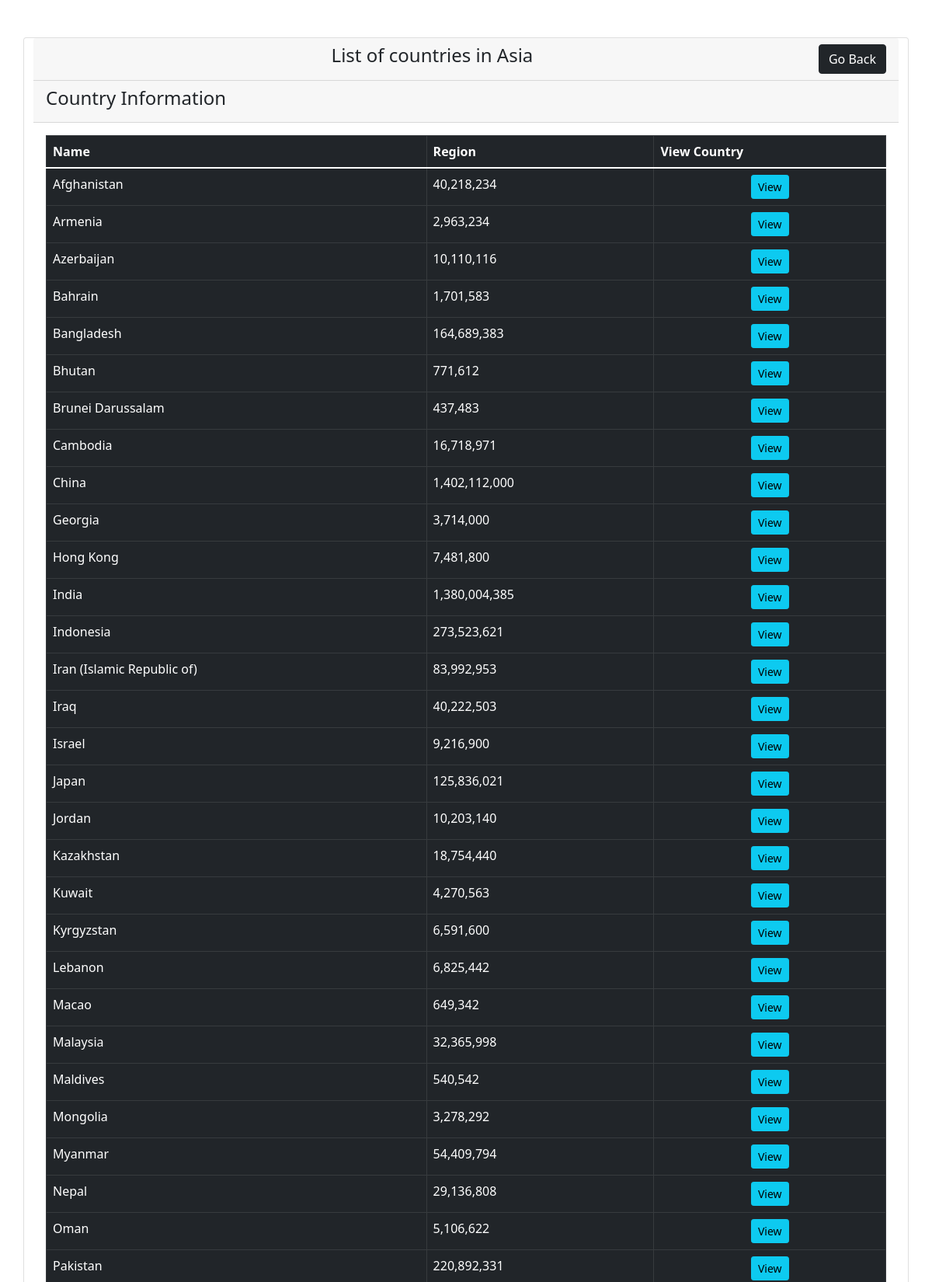
Page /view_region.php?region=Asia (upper part) on the committed database.
### tables this page shows
CREATE TABLE `countries` (
  `country_id` int(11) NOT NULL,
  `name` varchar(255) NOT NULL,
  `region` varchar(255) NOT NULL,
  `population` varchar(255) NOT NULL,
  `country_comment_count` int(11) NOT NULL,
  `favorites` int(11) NOT NULL
);

### view_region.php (the view)
<?php
include "includes/header.php";
include "dbcon.php";
?>
<?php
if(isset($_GET['region'])) {
    $the_country_region = mysqli_real_escape_string($connect, $_GET['region']);
}
?>
<div class="container mt-5">
    <div class="row">
        <div class="card">
            <div class="card-header">
                <h4 class="text-center"> List of countries in <?php echo $the_country_region; ?>
                    <a href="homepage.php" class="btn btn-dark float-end">Go Back</a>
                </h4>
            </div>
            <div class="card-header">
                <h4>
                    Country Information
                </h4>
            </div>
            <div class="card-body">
                <table class="table table-bordered table-dark">
                    <thead>
                        <tr>
                            <th>Name</th>
                            <th>Region</th>
                            <th>View Country</th>
                        </tr>
                    </thead>
                    <tbody>
                        <?php
                        $query = "SELECT * FROM countries WHERE region = '$the_country_region'";
                        $select_countries = mysqli_query($connect, $query);
                        while($row = mysqli_fetch_assoc($select_countries)) {
                            $country_id = $row['country_id'];
                            $country_name = $row['name'];
                            $country_population = $row['population'];
                            $format = number_format($country_population);
                            echo "<tr>";
                            echo "<td>{$country_name}</td>";
                            echo "<td>{$format}</td>";
                            echo "<td class='col text-center'><a href='view_country.php?country_id={$country_id}'class='btn btn-info btn-sm'>View</a></td>";
                            echo "</tr>";
                        }
                        ?>
                    </tbody>
                </table>
            </div>
        </div>
    </div>
</div>
<?php
include "includes/footer.php";
?>

### includes/header.php (shortened to what this page needs)
<!doctype html>
<html lang="en">
  <head>
    <link href="https://cdn.jsdelivr.net/npm/bootstrap@5.1.3/dist/css/bootstrap.min.css" rel="stylesheet">
    <link rel="stylesheet" href="https://cdn.jsdelivr.net/npm/bootstrap-icons@1.9.1/font/bootstrap-icons.css">
  </head>
  <body>

### includes/footer.php (shortened to what this page needs)
</body>
</html>

### rows in the picture
countries: name "Afghanistan", population "40,218,234"
countries: name "Armenia", population "2,963,234"
countries: name "Azerbaijan", population "10,110,116"
countries: name "Bahrain", population "1,701,583"
countries: name "Bangladesh", population "164,689,383"
countries: name "Bhutan", population "771,612"
countries: name "Brunei Darussalam", population "437,483"
countries: name "Cambodia", population "16,718,971"
countries: name "China", population "1,402,112,000"
countries: name "Georgia", population "3,714,000"
countries: name "Hong Kong", population "7,481,800"
countries: name "India", population "1,380,004,385"
countries: name "Indonesia", population "273,523,621"
countries: name "Iran (Islamic Republic of)", population "83,992,953"
countries: name "Iraq", population "40,222,503"
countries: name "Israel", population "9,216,900"
countries: name "Japan", population "125,836,021"
countries: name "Jordan", population "10,203,140"
countries: name "Kazakhstan", population "18,754,440"
countries: name "Kuwait", population "4,270,563"
countries: name "Kyrgyzstan", population "6,591,600"
countries: name "Lebanon", population "6,825,442"
countries: name "Macao", population "649,342"
countries: name "Malaysia", population "32,365,998"
countries: name "Maldives", population "540,542"
countries: name "Mongolia", population "3,278,292"
countries: name "Myanmar", population "54,409,794"
countries: name "Nepal", population "29,136,808"
countries: name "Oman", population "5,106,622"
countries: name "Pakistan", population "220,892,331"

### other values in the picture
$the_country_region "Asia"
